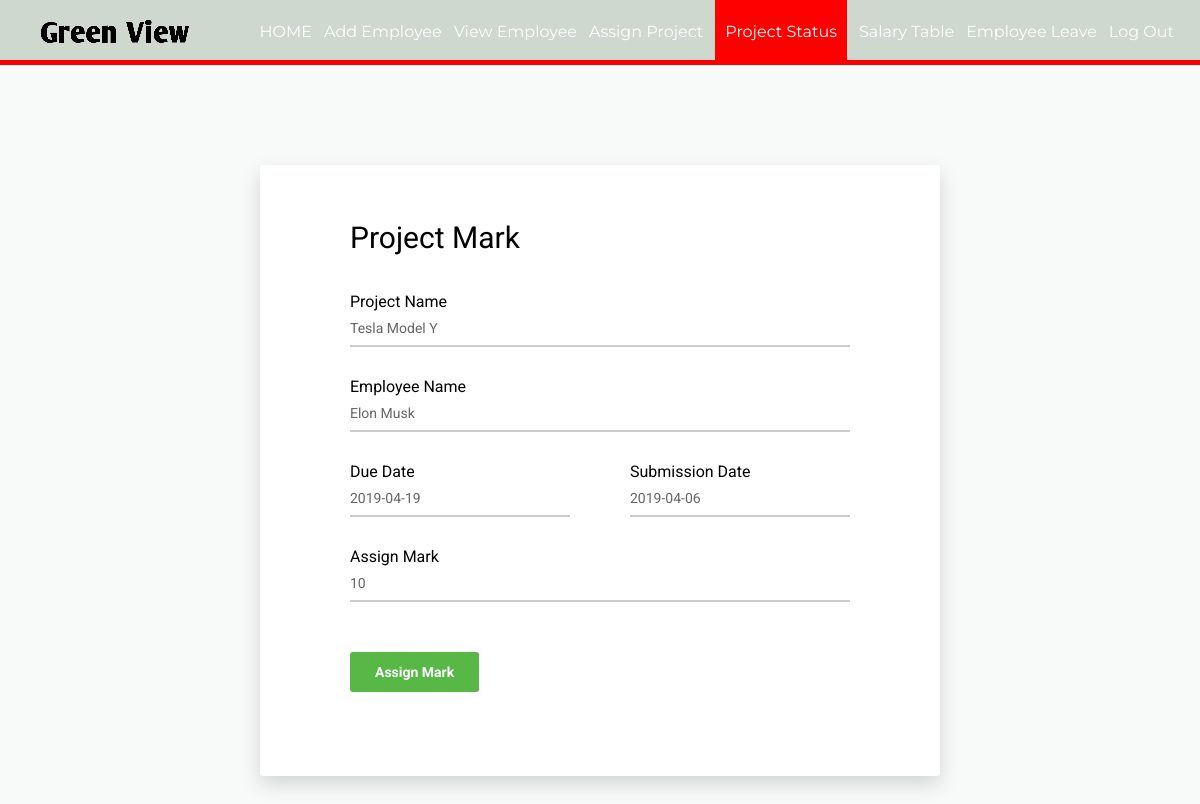
Screenshot of /mark.php?id=105&pid=215 with the database file from the repository.
### tables this page shows
CREATE TABLE `project` (
  `pid` int(11) NOT NULL,
  `eid` int(11) DEFAULT NULL,
  `pname` varchar(100) DEFAULT NULL,
  `duedate` date DEFAULT NULL,
  `subdate` date DEFAULT '0000-00-00',
  `mark` int(11) NOT NULL,
  `status` varchar(50) DEFAULT NULL
);

CREATE TABLE `employee` (
  `id` int(11) NOT NULL,
  `firstName` varchar(100) NOT NULL,
  `lastName` varchar(100) NOT NULL,
  `email` varchar(100) NOT NULL,
  `password` text NOT NULL,
  `birthday` date NOT NULL,
  `gender` varchar(10) NOT NULL,
  `contact` varchar(20) NOT NULL,
  `nid` int(20) NOT NULL,
  `address` varchar(100) DEFAULT NULL,
  `dept` varchar(100) NOT NULL,
  `degree` varchar(100) NOT NULL,
  `pic` text NOT NULL
);

### mark.php (the view, shortened to what this page needs)
<?php
require_once ('process/dbh.php');
?>
<?php
  $id = (isset($_GET['id']) ? $_GET['id'] : '');
  $pid = (isset($_GET['pid']) ? $_GET['pid'] : '');
  $sql1 = "SELECT pid, project.eid, project.pname, project.duedate, project.subdate, project.mark, rank.points, employee.firstName, employee.lastName, salary.base, salary.bonus, salary.total FROM `project` , `rank` ,`employee`, `salary`  WHERE project.eid = $id AND project.pid = $pid AND project.eid = rank.eid AND salary.id = project.eid AND employee.id = project.eid AND employee.id = rank.eid";
  $result1 = mysqli_query($conn, $sql1);
  if($result1){
  while($res = mysqli_fetch_assoc($result1)){
  $pname = $res['pname'];
  $duedate = $res['duedate'];
  $subdate = $res['subdate'];
  $firstName = $res['firstName'];
  $lastName = $res['lastName'];
  $mark = $res['mark'];
}
}
?>
<html>
<head>
    <link href="vendor/mdi-font/css/material-design-iconic-font.min.css" rel="stylesheet" media="all">
    <link href="vendor/font-awesome-4.7/css/font-awesome.min.css" rel="stylesheet" media="all">
    <link href="vendor/select2/select2.min.css" rel="stylesheet" media="all">
    <link href="vendor/datepicker/daterangepicker.css" rel="stylesheet" media="all">
    <link href="css/main.css" rel="stylesheet" media="all">
</head>
<body>
  <header>
    <nav>
    <h1><img src="./assets/logo-img.png" alt="logo" srcset=""></h1>
      <ul id="navli">
        <li><a class="homeblack" href="aloginwel.php">HOME</a></li>
        <li><a class="homeblack" href="addemp.php">Add Employee</a></li>
        <li><a class="homeblack" href="viewemp.php">View Employee</a></li>
        <li><a class="homeblack" href="assign.php">Assign Project</a></li>
        <li><a class="homered" href="assignproject.php">Project Status</a></li>
        <li><a class="homeblack" href="salaryemp.php">Salary Table</a></li>
        <li><a class="homeblack" href="empleave.php">Employee Leave</a></li>
        <li><a class="homeblack" href="alogin.html">Log Out</a></li>
      </ul>
    </nav>
  </header>
  <div class="divider"></div>
  <div class="page-wrapper bg-blue p-t-100 p-b-100 font-robo">
        <div class="wrapper wrapper--w680">
            <div class="card card-1">
                <div class="card-body">
                    <h2 class="title">Project Mark</h2>
                    <form id = "registration" action="mark.php" method="POST">
                        <div class="input-group">
                          <p>Project Name</p>
                            <input class="input--style-1" type="text"  name="pname" value="<?php echo $pname;?>" readonly>
                        </div>
                        <div class="input-group">
                          <p>Employee Name</p>
                            <input class="input--style-1" type="text" name="firstName" value="<?php echo $firstName;?> <?php echo $lastName;?>" readonly>
                        </div>
                        <div class="row row-space">
                            <div class="col-2">
                                <div class="input-group">
                                  <p>Due Date</p>
                                     <input class="input--style-1" type="text" name="duedate" value="<?php echo $duedate;?>" readonly>
                                </div>
                            </div>
                            <div class="col-2">
                                <div class="input-group">
                                  <p>Submission Date</p>
                                    <input class="input--style-1" type="text"  name="subdate" value="<?php echo $subdate;?>" readonly>
                                </div>
                            </div>
                        </div>
                        <div class="input-group">
                          <p>Assign Mark</p>
                            <input class="input--style-1" type="text"  name="mark" value="<?php echo $mark;?>">
                        </div>
                        <div class="p-t-20">
                            <button class="btn btn--radius btn--green" type="submit" name="update">Assign Mark</button>
                        </div>
                    </form>
                    <br>
                </div>
            </div>
        </div>
    </div>
</body>
</html>

### css/main.css (style rules this page uses)
body { margin: 0px; }
header { background:#cfd8cf !important; color: white; padding: 16px 20px 6px 40px; height: 60px; }
header h1 { display: inline; font-family: 'Lobster', cursive; font-weight: 400; font-size: 32px; float: left; margin-top: 0px; margin-right: 10px; }
nav ul { display: inline; padding: 6px; float: right; }
nav ul li { display: inline-block; list-style-type: none; color: white; float: left; margin-left: 12px; }
nav ul li a { color: white; text-decoration: none; }
#navli { font-family: 'Montserrat', sans-serif; }
.homered { background-color: red; padding: 30px 10px 22px 10px; }
.divider { background-color: red; height: 5px; }
.font-robo { font-family: "Roboto", "Arial", "Helvetica Neue", sans-serif; }
.row { display: -webkit-box; display: -webkit-flex; display: -moz-box; display: -ms-flexbox; display: flex; -webkit-flex-wrap: wrap; -ms-flex-wrap: wrap; flex-wrap: wrap; }
.row-space { -webkit-box-pack: justify; -webkit-justify-content: space-between; -moz-box-pack: justify; -ms-flex-pack: justify; justify-content: space-between; }
.col-2 { width: -webkit-calc((100% - 60px) / 2); width: -moz-calc((100% - 60px) / 2); width: calc((100% - 60px) / 2); }
html { -webkit-box-sizing: border-box; -moz-box-sizing: border-box; box-sizing: border-box; }
* { padding: 0; margin: 0; }
*, *:before, *:after { -webkit-box-sizing: inherit; -moz-box-sizing: inherit; box-sizing: inherit; }
h2, h3, h4, h5, h6, blockquote, p, pre, dl, dd, ol, ul, figure, hr, fieldset, legend { margin: 0; padding: 0; }
button { outline: none; background: none; border: none; }
.page-wrapper { min-height: 100vh; }
h1, h2, h3, h4, h5, h6 { font-weight: 400; }
h1 { font-size: 36px; }
h2 { font-size: 30px; }
.bg-blue { background: #F8F9F9; }
.p-t-100 { padding-top: 100px; }
.p-t-20 { padding-top: 20px; }
.p-b-100 { padding-bottom: 100px; }
.wrapper { margin: 0 auto; }
.wrapper--w680 { max-width: 680px; }
.btn { line-height: 40px; display: inline-block; padding: 0 25px; cursor: pointer; font-family: "Roboto", "Arial", "Helvetica Neue", sans-serif; color: #fff; -webkit-transition: all 0.4s ease; -o-transition: all 0.4s ease; -moz-transition: all 0.4s ease; transition: all 0.4s ease; font-size: 14px; font-weight: 700; }
.btn--radius { -webkit-border-radius: 3px; -moz-border-radius: 3px; border-radius: 3px; }
.btn--green { background: #57b846; }
input { outline: none; margin: 0; border: none; -webkit-box-shadow: none; -moz-box-shadow: none; box-shadow: none; width: 100%; font-size: 14px; font-family: inherit; }
.input-group { position: relative; margin-bottom: 30px; border-bottom: 2px solid #ccc; }
.input--style-1 { padding: 9px 0; color: #666; }
.title { margin-bottom: 37px; }
.card { overflow: hidden; -webkit-border-radius: 3px; -moz-border-radius: 3px; border-radius: 3px; background: #fff; }
.card-1 { -webkit-box-shadow: 0px 8px 20px 0px rgba(0, 0, 0, 0.15); -moz-box-shadow: 0px 8px 20px 0px rgba(0, 0, 0, 0.15); box-shadow: 0px 8px 20px 0px rgba(0, 0, 0, 0.15); }
.card-1 .card-body { padding: 0 90px; padding-top: 55px; padding-bottom: 65px; }

### rows the page displays
project: pname "Tesla Model Y", firstName "Elon Musk", duedate "2019-04-19", subdate "2019-04-06", mark "10"
